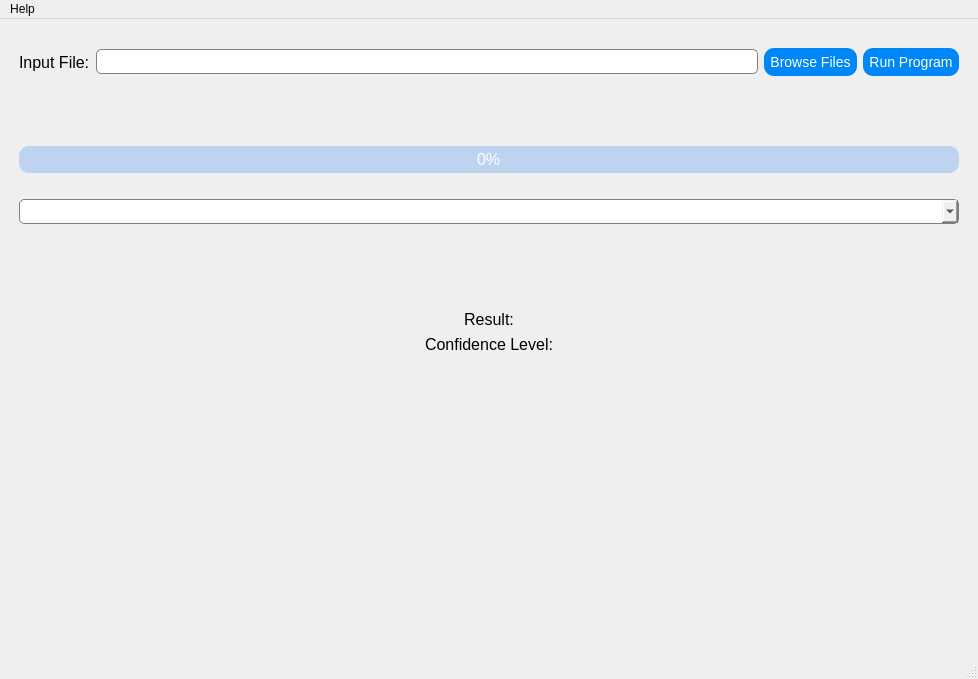
<?xml version="1.0" encoding="UTF-8"?>
<ui version="4.0">
 <class>MainWindow</class>
 <widget class="QMainWindow" name="MainWindow">
  <property name="geometry">
   <rect>
    <x>0</x>
    <y>0</y>
    <width>978</width>
    <height>679</height>
   </rect>
  </property>
  <property name="windowTitle">
   <string>Autism Classifier</string>
  </property>
  <widget class="QWidget" name="centralwidget">
   <layout class="QVBoxLayout" name="verticalLayout">
    <item>
     <spacer name="verticalSpacer">
      <property name="orientation">
       <enum>Qt::Vertical</enum>
      </property>
      <property name="sizeType">
       <enum>QSizePolicy::Fixed</enum>
      </property>
      <property name="sizeHint" stdset="0">
       <size>
        <width>20</width>
        <height>20</height>
       </size>
      </property>
     </spacer>
    </item>
    <item>
     <layout class="QHBoxLayout" name="horizontalLayout">
      <item>
       <spacer name="horizontalSpacer_2">
        <property name="orientation">
         <enum>Qt::Horizontal</enum>
        </property>
        <property name="sizeType">
         <enum>QSizePolicy::Fixed</enum>
        </property>
        <property name="sizeHint" stdset="0">
         <size>
          <width>10</width>
          <height>20</height>
         </size>
        </property>
       </spacer>
      </item>
      <item>
       <widget class="QLabel" name="inputFileLabel">
        <property name="font">
         <font>
          <pointsize>12</pointsize>
          <weight>50</weight>
          <bold>false</bold>
         </font>
        </property>
        <property name="text">
         <string>Input File:</string>
        </property>
       </widget>
      </item>
      <item>
       <widget class="QLineEdit" name="filePathDisplay">
        <property name="font">
         <font>
          <pointsize>12</pointsize>
         </font>
        </property>
        <property name="styleSheet">
         <string notr="true">border: 1px solid gray;
border-radius: 5px;
padding: 1px 18px 1px 3px;
min-width: 6em;</string>
        </property>
        <property name="readOnly">
         <bool>true</bool>
        </property>
       </widget>
      </item>
      <item>
       <widget class="QPushButton" name="browseFilesButton">
        <property name="cursor">
         <cursorShape>PointingHandCursor</cursorShape>
        </property>
        <property name="styleSheet">
         <string notr="true">QPushButton#browseFilesButton {
    background-color: rgb(0, 135, 247);
	color: white;
    border-width: 2px;
    border-radius: 10px;
    border-color: grey;
    font: 14px;
    min-width: 6em;
    padding: 6px;
}

QPushButton#browseFilesButton:pressed {
	background-color: rgb(0, 109, 222);
}

</string>
        </property>
        <property name="text">
         <string>Browse Files</string>
        </property>
        <property name="flat">
         <bool>false</bool>
        </property>
       </widget>
      </item>
      <item>
       <widget class="QPushButton" name="runProgramButton">
        <property name="cursor">
         <cursorShape>PointingHandCursor</cursorShape>
        </property>
        <property name="styleSheet">
         <string notr="true">QPushButton#runProgramButton {
    background-color: rgb(0, 135, 247);
	color: white;
    border-width: 2px;
    border-radius: 10px;
    border-color: grey;
    font: 14px;
    min-width: 6em;
    padding: 6px;
}

QPushButton#runProgramButton:pressed {
	background-color: rgb(0, 109, 222);
}</string>
        </property>
        <property name="text">
         <string>Run Program</string>
        </property>
       </widget>
      </item>
      <item>
       <spacer name="horizontalSpacer">
        <property name="orientation">
         <enum>Qt::Horizontal</enum>
        </property>
        <property name="sizeType">
         <enum>QSizePolicy::Fixed</enum>
        </property>
        <property name="sizeHint" stdset="0">
         <size>
          <width>10</width>
          <height>20</height>
         </size>
        </property>
       </spacer>
      </item>
     </layout>
    </item>
    <item>
     <spacer name="verticalSpacer_7">
      <property name="orientation">
       <enum>Qt::Vertical</enum>
      </property>
      <property name="sizeType">
       <enum>QSizePolicy::Fixed</enum>
      </property>
      <property name="sizeHint" stdset="0">
       <size>
        <width>20</width>
        <height>20</height>
       </size>
      </property>
     </spacer>
    </item>
    <item>
     <widget class="QLabel" name="fileErrorLabel">
      <property name="font">
       <font>
        <pointsize>12</pointsize>
       </font>
      </property>
      <property name="text">
       <string/>
      </property>
      <property name="alignment">
       <set>Qt::AlignCenter</set>
      </property>
     </widget>
    </item>
    <item>
     <spacer name="verticalSpacer_2">
      <property name="orientation">
       <enum>Qt::Vertical</enum>
      </property>
      <property name="sizeType">
       <enum>QSizePolicy::Fixed</enum>
      </property>
      <property name="sizeHint" stdset="0">
       <size>
        <width>20</width>
        <height>20</height>
       </size>
      </property>
     </spacer>
    </item>
    <item>
     <layout class="QHBoxLayout" name="horizontalLayout_2">
      <item>
       <spacer name="horizontalSpacer_4">
        <property name="orientation">
         <enum>Qt::Horizontal</enum>
        </property>
        <property name="sizeType">
         <enum>QSizePolicy::Fixed</enum>
        </property>
        <property name="sizeHint" stdset="0">
         <size>
          <width>10</width>
          <height>20</height>
         </size>
        </property>
       </spacer>
      </item>
      <item>
       <widget class="QProgressBar" name="progressBar">
        <property name="font">
         <font>
          <pointsize>12</pointsize>
         </font>
        </property>
        <property name="styleSheet">
         <string notr="true">QProgressBar {
	background-color: rgb(190, 211, 240);
	border-style: none;
	border-radius:10px;
	text-align: center;
	color: rgb(255, 255, 255);
}

QProgressBar::chunk {
	border-radius: 10px;
	background-color: qlineargradient(spread:pad, x1:0, y1:0.511, x2:1, y2:0.506, stop:0 rgba(0, 85, 255, 255), stop:1 rgba(0, 170, 255, 255));
}</string>
        </property>
        <property name="value">
         <number>0</number>
        </property>
       </widget>
      </item>
      <item>
       <spacer name="horizontalSpacer_3">
        <property name="orientation">
         <enum>Qt::Horizontal</enum>
        </property>
        <property name="sizeType">
         <enum>QSizePolicy::Fixed</enum>
        </property>
        <property name="sizeHint" stdset="0">
         <size>
          <width>10</width>
          <height>20</height>
         </size>
        </property>
       </spacer>
      </item>
     </layout>
    </item>
    <item>
     <spacer name="verticalSpacer_3">
      <property name="orientation">
       <enum>Qt::Vertical</enum>
      </property>
      <property name="sizeType">
       <enum>QSizePolicy::Fixed</enum>
      </property>
      <property name="sizeHint" stdset="0">
       <size>
        <width>20</width>
        <height>20</height>
       </size>
      </property>
     </spacer>
    </item>
    <item>
     <layout class="QHBoxLayout" name="horizontalLayout_3">
      <item>
       <spacer name="horizontalSpacer_6">
        <property name="orientation">
         <enum>Qt::Horizontal</enum>
        </property>
        <property name="sizeType">
         <enum>QSizePolicy::Fixed</enum>
        </property>
        <property name="sizeHint" stdset="0">
         <size>
          <width>10</width>
          <height>20</height>
         </size>
        </property>
       </spacer>
      </item>
      <item>
       <widget class="QComboBox" name="comboBox">
        <property name="font">
         <font>
          <pointsize>12</pointsize>
         </font>
        </property>
        <property name="styleSheet">
         <string notr="true">QComboBox {
    border: 1px solid gray;
    border-radius: 5px;
    padding: 1px 18px 1px 3px;
    min-width: 6em;
}
</string>
        </property>
       </widget>
      </item>
      <item>
       <spacer name="horizontalSpacer_5">
        <property name="orientation">
         <enum>Qt::Horizontal</enum>
        </property>
        <property name="sizeType">
         <enum>QSizePolicy::Fixed</enum>
        </property>
        <property name="sizeHint" stdset="0">
         <size>
          <width>10</width>
          <height>20</height>
         </size>
        </property>
       </spacer>
      </item>
     </layout>
    </item>
    <item>
     <spacer name="verticalSpacer_4">
      <property name="orientation">
       <enum>Qt::Vertical</enum>
      </property>
      <property name="sizeType">
       <enum>QSizePolicy::Fixed</enum>
      </property>
      <property name="sizeHint" stdset="0">
       <size>
        <width>20</width>
        <height>30</height>
       </size>
      </property>
     </spacer>
    </item>
    <item>
     <widget class="QLabel" name="diagram">
      <property name="text">
       <string/>
      </property>
     </widget>
    </item>
    <item>
     <spacer name="verticalSpacer_5">
      <property name="orientation">
       <enum>Qt::Vertical</enum>
      </property>
      <property name="sizeType">
       <enum>QSizePolicy::Fixed</enum>
      </property>
      <property name="sizeHint" stdset="0">
       <size>
        <width>20</width>
        <height>30</height>
       </size>
      </property>
     </spacer>
    </item>
    <item>
     <widget class="QLabel" name="resultLabel">
      <property name="font">
       <font>
        <pointsize>12</pointsize>
       </font>
      </property>
      <property name="text">
       <string>Result:</string>
      </property>
      <property name="alignment">
       <set>Qt::AlignCenter</set>
      </property>
     </widget>
    </item>
    <item>
     <widget class="QLabel" name="confidenceLevelLabel">
      <property name="font">
       <font>
        <pointsize>12</pointsize>
       </font>
      </property>
      <property name="text">
       <string>Confidence Level:</string>
      </property>
      <property name="alignment">
       <set>Qt::AlignCenter</set>
      </property>
     </widget>
    </item>
    <item>
     <spacer name="verticalSpacer_6">
      <property name="orientation">
       <enum>Qt::Vertical</enum>
      </property>
      <property name="sizeHint" stdset="0">
       <size>
        <width>20</width>
        <height>40</height>
       </size>
      </property>
     </spacer>
    </item>
   </layout>
  </widget>
  <widget class="QMenuBar" name="menubar">
   <property name="geometry">
    <rect>
     <x>0</x>
     <y>0</y>
     <width>978</width>
     <height>21</height>
    </rect>
   </property>
   <widget class="QMenu" name="menuHelp">
    <property name="title">
     <string>Help</string>
    </property>
    <addaction name="actionDocumentation"/>
    <addaction name="actionUser_Guide"/>
    <addaction name="actionAbout"/>
   </widget>
   <addaction name="menuHelp"/>
  </widget>
  <widget class="QStatusBar" name="statusbar"/>
  <action name="actionOpen_File">
   <property name="text">
    <string>Open File...</string>
   </property>
   <property name="shortcut">
    <string>Ctrl+O</string>
   </property>
  </action>
  <action name="actionSave">
   <property name="text">
    <string>Save...</string>
   </property>
   <property name="shortcut">
    <string>Ctrl+S</string>
   </property>
  </action>
  <action name="actionSave_As">
   <property name="text">
    <string>Save As...</string>
   </property>
   <property name="shortcut">
    <string>Ctrl+Shift+S</string>
   </property>
  </action>
  <action name="actionSettings">
   <property name="text">
    <string>Settings</string>
   </property>
   <property name="shortcut">
    <string>Ctrl+,</string>
   </property>
  </action>
  <action name="actionExit">
   <property name="text">
    <string>Exit</string>
   </property>
  </action>
  <action name="actionDocumentation">
   <property name="text">
    <string>Documentation</string>
   </property>
  </action>
  <action name="actionUser_Guide">
   <property name="text">
    <string>User Guide</string>
   </property>
  </action>
  <action name="actionAbout">
   <property name="text">
    <string>About</string>
   </property>
  </action>
  <action name="actionOpen_Folder">
   <property name="text">
    <string>Open Folder...</string>
   </property>
   <property name="shortcut">
    <string>Ctrl+K</string>
   </property>
  </action>
 </widget>
 <resources/>
 <connections/>
</ui>
